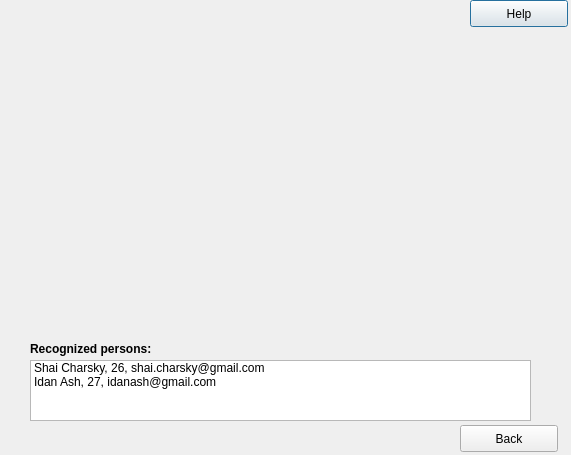
<?xml version="1.0" encoding="UTF-8"?>
<ui version="4.0">
 <class>RecognitionMode</class>
 <widget class="QDialog" name="RecognitionMode">
  <property name="geometry">
   <rect>
    <x>0</x>
    <y>0</y>
    <width>571</width>
    <height>455</height>
   </rect>
  </property>
  <property name="windowTitle">
   <string>RecognitionMode</string>
  </property>
  <widget class="QLabel" name="logo">
   <property name="geometry">
    <rect>
     <x>0</x>
     <y>0</y>
     <width>411</width>
     <height>81</height>
    </rect>
   </property>
   <property name="text">
    <string/>
   </property>
   <property name="pixmap">
    <pixmap resource="../../1.qrc">:/GUI/Desktop/logo.png</pixmap>
   </property>
  </widget>
  <widget class="QPushButton" name="helpButton">
   <property name="geometry">
    <rect>
     <x>470</x>
     <y>0</y>
     <width>98</width>
     <height>27</height>
    </rect>
   </property>
   <property name="text">
    <string>Help</string>
   </property>
   <property name="icon">
    <iconset resource="../../1.qrc">
     <normaloff>:/GUI/Desktop/help.png</normaloff>:/GUI/Desktop/help.png</iconset>
   </property>
   <property name="iconSize">
    <size>
     <width>25</width>
     <height>25</height>
    </size>
   </property>
   <property name="checkable">
    <bool>false</bool>
   </property>
   <property name="checked">
    <bool>false</bool>
   </property>
  </widget>
  <widget class="QFrame" name="frame">
   <property name="geometry">
    <rect>
     <x>60</x>
     <y>70</y>
     <width>471</width>
     <height>261</height>
    </rect>
   </property>
   <property name="baseSize">
    <size>
     <width>0</width>
     <height>0</height>
    </size>
   </property>
   <property name="toolTip">
    <string/>
   </property>
   <property name="statusTip">
    <string/>
   </property>
   <property name="whatsThis">
    <string/>
   </property>
   <property name="accessibleName">
    <string/>
   </property>
   <property name="accessibleDescription">
    <string/>
   </property>
   <property name="autoFillBackground">
    <bool>false</bool>
   </property>
   <property name="inputMethodHints">
    <set>Qt::ImhNone</set>
   </property>
   <property name="frameShape">
    <enum>QFrame::NoFrame</enum>
   </property>
   <property name="frameShadow">
    <enum>QFrame::Raised</enum>
   </property>
   <property name="lineWidth">
    <number>10</number>
   </property>
   <property name="midLineWidth">
    <number>10</number>
   </property>
  </widget>
  <widget class="QListWidget" name="listWidget">
   <property name="geometry">
    <rect>
     <x>30</x>
     <y>360</y>
     <width>501</width>
     <height>61</height>
    </rect>
   </property>
   <item>
    <property name="text">
     <string>Shai Charsky, 26, shai.charsky@gmail.com</string>
    </property>
   </item>
   <item>
    <property name="text">
     <string>Idan Ash, 27, idanash@gmail.com</string>
    </property>
   </item>
  </widget>
  <widget class="QPushButton" name="backButton">
   <property name="geometry">
    <rect>
     <x>460</x>
     <y>425</y>
     <width>98</width>
     <height>27</height>
    </rect>
   </property>
   <property name="text">
    <string>Back</string>
   </property>
   <property name="icon">
    <iconset resource="../../1.qrc">
     <normaloff>:/GUI/Desktop/back.png</normaloff>:/GUI/Desktop/back.png</iconset>
   </property>
   <property name="iconSize">
    <size>
     <width>23</width>
     <height>25</height>
    </size>
   </property>
   <property name="checkable">
    <bool>false</bool>
   </property>
   <property name="checked">
    <bool>false</bool>
   </property>
  </widget>
  <widget class="QLabel" name="RecLabel">
   <property name="geometry">
    <rect>
     <x>70</x>
     <y>80</y>
     <width>461</width>
     <height>261</height>
    </rect>
   </property>
   <property name="text">
    <string/>
   </property>
   <property name="pixmap">
    <pixmap resource="../../1.qrc">:/GUI/Desktop/detection.png</pixmap>
   </property>
  </widget>
  <widget class="QLabel" name="label">
   <property name="geometry">
    <rect>
     <x>30</x>
     <y>340</y>
     <width>151</width>
     <height>17</height>
    </rect>
   </property>
   <property name="font">
    <font>
     <weight>75</weight>
     <bold>true</bold>
    </font>
   </property>
   <property name="text">
    <string>Recognized persons:</string>
   </property>
  </widget>
 </widget>
 <resources>
  <include location="../../1.qrc"/>
  <include location="../../1.qrc"/>
 </resources>
 <connections/>
</ui>
